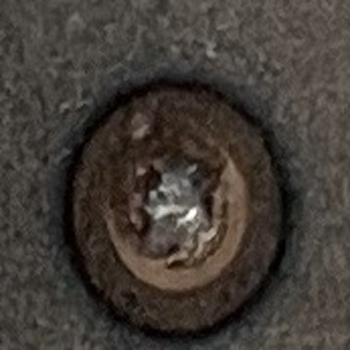
#> input picture DAWN_Prediction/dataset/kth/train/Images_RGB/RGB_136F.jpg, 350 x 350 px
$ python -i image_advance.py   (imports and definitions only)
#> lines starting #> are read from the running program, lines starting #| are printed output that depends on the picture
import cv2
import numpy as np
import random
from PIL import Image
from matplotlib import pyplot as plt

import cv2
import numpy as np
from PIL import Image
import random  # 明确导入random
import matplotlib.pyplot as plt


class ImageAugmentor:
    @staticmethod
    def apply_clahe(image, clip_limit=2.0, grid_size=(8, 8)):
        """CLAHE 对比度受限自适应直方图均衡化"""
#> called with clip_limit = 2, grid_size = (8, 8)
        if isinstance(image, Image.Image):
            image = np.array(image)

        if len(image.shape) == 2 or image.shape[2] == 1:
            clahe = cv2.createCLAHE(clipLimit=clip_limit, tileGridSize=grid_size)
            enhanced = clahe.apply(image)
        else:
            lab = cv2.cvtColor(image, cv2.COLOR_RGB2LAB)
#> lab: shape (350, 350, 3); mean of channels 0, 1, 2 65.8, 129.5, 132.8
            l, a, b = cv2.split(lab)
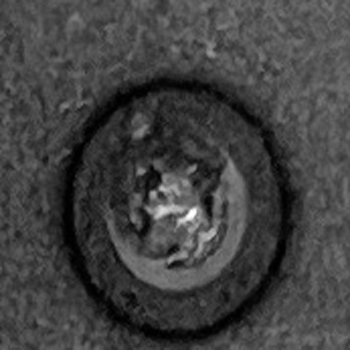
#> l: shape (350, 350); min 0, max 255, mean 65.8
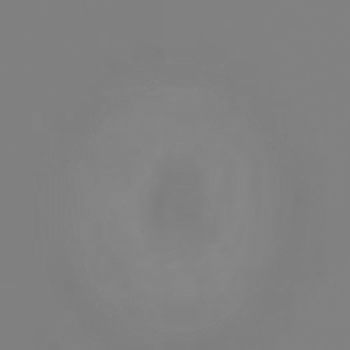
#> a: shape (350, 350); min 123, max 139, mean 129.5
            clahe = cv2.createCLAHE(clipLimit=clip_limit, tileGridSize=grid_size)
            l = clahe.apply(l)
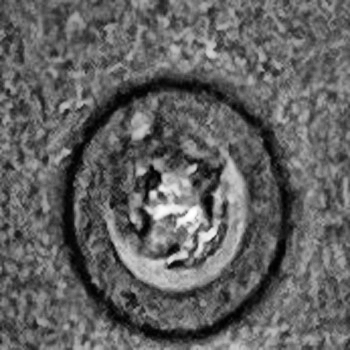
#> l: shape (350, 350); min 1, max 255, mean 97.8
            enhanced = cv2.merge((l, a, b))
#> enhanced: shape (350, 350, 3); mean of channels 0, 1, 2 97.8, 129.5, 132.8
            enhanced = cv2.cvtColor(enhanced, cv2.COLOR_LAB2RGB)
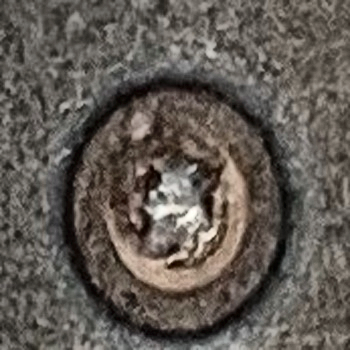
#> enhanced: shape (350, 350, 3); mean R, G, B 97.1, 90.6, 83.9

        return Image.fromarray(enhanced)

    @staticmethod
    def guided_filter(image, radius=5, eps=0.01):
        """引导滤波（保边平滑）"""
#> called with radius = 5, eps = 0.01
        try:
            if not hasattr(cv2, 'ximgproc'):
                raise ImportError("OpenCV-contrib module not installed")

            if isinstance(image, Image.Image):
                image = np.array(image)

            if len(image.shape) == 2 or image.shape[2] == 1:
                guided = cv2.ximgproc.guidedFilter(
                    guide=image,
                    src=image,
                    radius=radius,
                    eps=eps
                )
            else:
                guided = np.zeros_like(image)
                for i in range(3):
                    guided[:, :, i] = cv2.ximgproc.guidedFilter(
                        guide=image[:, :, i],
                        src=image[:, :, i],
                        radius=radius,
                        eps=eps
                    )
            return Image.fromarray(guided)

        except ImportError:
            print("Warning: cv2.ximgproc not available, using GaussianBlur instead")
            blurred = cv2.GaussianBlur(np.array(image), (5, 5), 0)
            return Image.fromarray(blurred)

    @staticmethod
    def sharpen(image, kernel_size=(3, 3), sigma=1.0, amount=1.0, threshold=0):
        """锐化增强"""
#> called with kernel_size = (3, 3), sigma = 1, amount = 1, threshold = 0
        if isinstance(image, Image.Image):
            image = np.array(image)

        blurred = cv2.GaussianBlur(image, kernel_size, sigma)
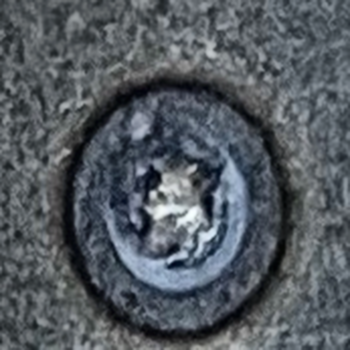
#> blurred: shape (350, 350, 3); mean of channels 0, 1, 2 97.1, 90.6, 83.9; drawn as B, G, R
        sharpened = float(amount + 1) * image - float(amount) * blurred
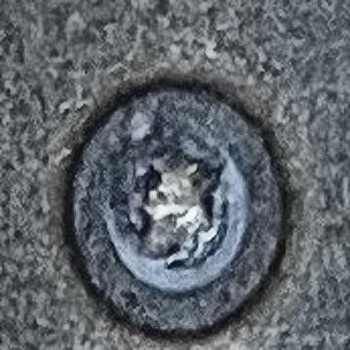
#> sharpened: shape (350, 350, 3) float64; mean of channels 0, 1, 2 97.1, 90.6, 83.9; drawn with min black and max white
        sharpened = np.maximum(sharpened, np.zeros(sharpened.shape))
        sharpened = np.minimum(sharpened, 255 * np.ones(sharpened.shape))
        sharpened = sharpened.round().astype(np.uint8)

        if threshold > 0:
            low_contrast_mask = np.absolute(image - blurred) < threshold
            np.copyto(sharpened, image, where=low_contrast_mask)

        return Image.fromarray(sharpened)

    @staticmethod
    def mosaic(images, grid_size=(2, 2)):
        """Mosaic 随机拼接"""
        if len(images) < grid_size[0] * grid_size[1]:
            raise ValueError("Not enough images for mosaic")

        selected = random.sample(images, grid_size[0] * grid_size[1])
        tile_h = selected[0].size[1] // grid_size[0]
        tile_w = selected[0].size[0] // grid_size[1]

        mosaic_img = Image.new('RGB', (selected[0].size[0], selected[0].size[1]))

        for i in range(grid_size[0]):
            for j in range(grid_size[1]):
                idx = i * grid_size[1] + j
                img = selected[idx].resize((tile_w, tile_h))
                mosaic_img.paste(img, (j * tile_w, i * tile_h))

        return mosaic_img

    @staticmethod
    def apply_augmentations(image):
        """应用增强组合"""

        image = ImageAugmentor.apply_clahe(image)
        image = ImageAugmentor.guided_filter(image)
        image = ImageAugmentor.sharpen(image)

        return image

>>> import cv2
>>> picture = cv2.cvtColor(cv2.imread('../../DAWN_Prediction/dataset/kth/train/Images_RGB/RGB_136F.jpg'), cv2.COLOR_BGR2RGB)
>>> result = ImageAugmentor().apply_augmentations(picture)

$ run again, on DAWN_Prediction/dataset/kth/train/Images_RGB/RGB_146F.jpg
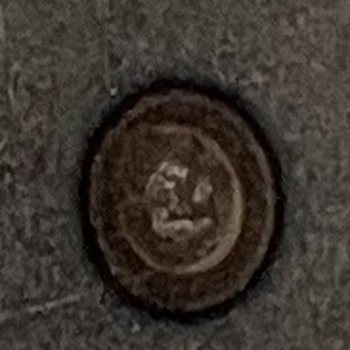
#> input picture DAWN_Prediction/dataset/kth/train/Images_RGB/RGB_146F.jpg, 350 x 350 px
#> lab: shape (350, 350, 3); mean of channels 0, 1, 2 57, 129.8, 133.2
#> in sharpen, `blurred = cv2.GaussianBlur(image, kernel_size, sigma)`:
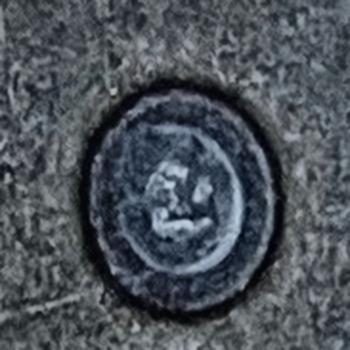
#> blurred: shape (350, 350, 3); mean of channels 0, 1, 2 89.3, 82, 74.9; drawn as B, G, R
#> in sharpen, `sharpened = float(amount + 1) * image - float(amount) * blurred`:
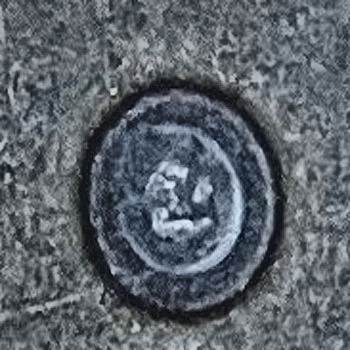
#> sharpened: shape (350, 350, 3) float64; mean of channels 0, 1, 2 89.3, 82, 74.9; drawn with min black and max white

$ run again, on DAWN_Prediction/dataset/kth/train/Images_RGB/RGB_159F.jpg
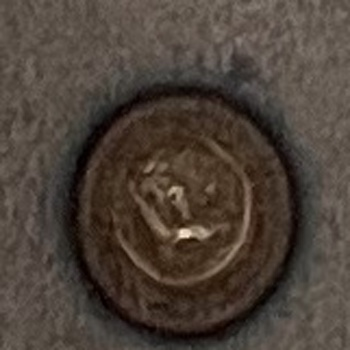
#> input picture DAWN_Prediction/dataset/kth/train/Images_RGB/RGB_159F.jpg, 350 x 350 px
#> lab: shape (350, 350, 3); mean of channels 0, 1, 2 72.9, 131.2, 135.3
#> in apply_clahe, `enhanced = cv2.cvtColor(enhanced, cv2.COLOR_LAB2RGB)`:
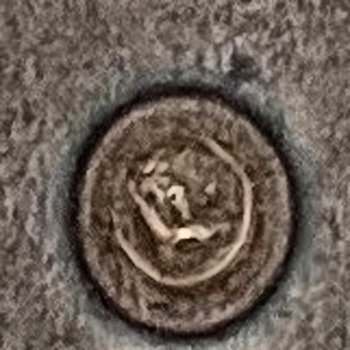
#> enhanced: shape (350, 350, 3); mean R, G, B 105.2, 93.5, 83.8
#> in sharpen, `sharpened = float(amount + 1) * image - float(amount) * blurred`:
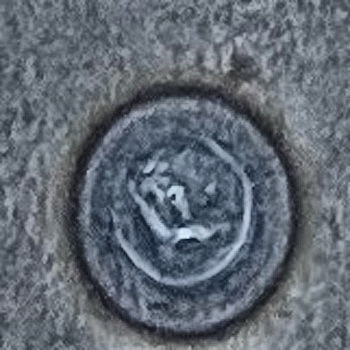
#> sharpened: shape (350, 350, 3) float64; mean of channels 0, 1, 2 105.2, 93.5, 83.8; drawn with min black and max white
